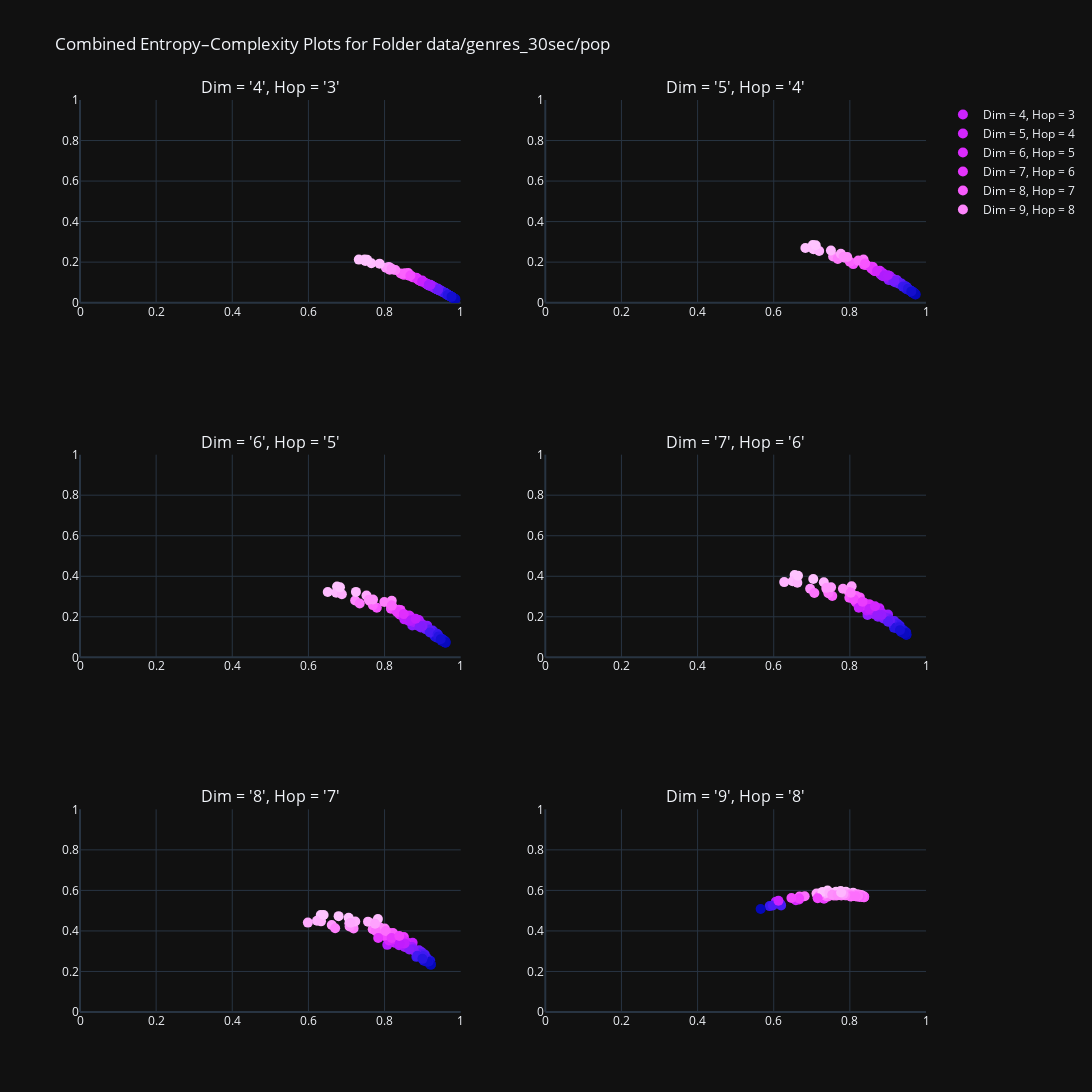

The notebook cell saved with this chart:
### Markdown cell above
Pop

### Code cell
folder_path = "data/genres_30sec/pop"
start = 4
end = 10
grid = 2
folder = "plots"
plot_graph(folder_path, start, end, grid, folder)
